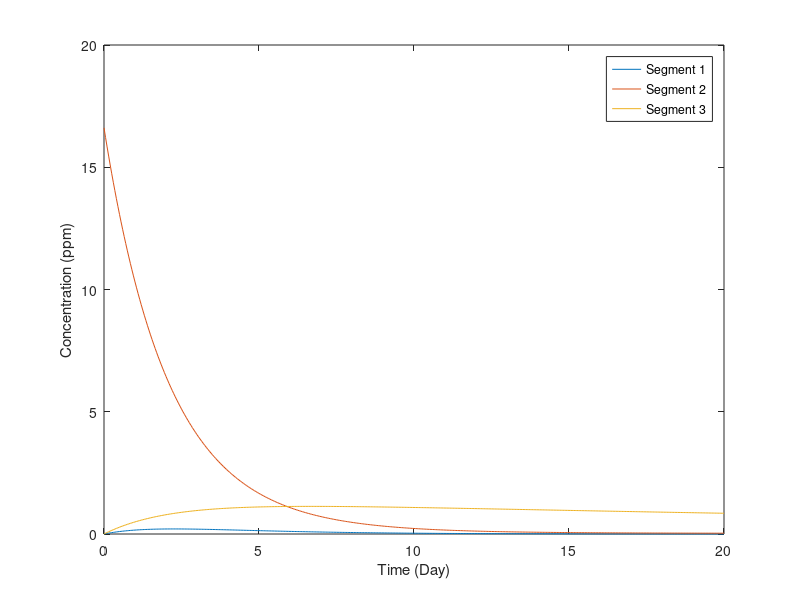

The MATLAB source for this figure:
clc; clear;

A_surface = [280, 280, 280]; % km^2
depth = [4.3, 4.3, 4.3]; % m

segmentVolume = zeros(1, 3); % km^3
for i = 1:length(segmentVolume)
    segmentVolume(i) = A_surface(i) * depth(i)/1000;
end

W = 20; % kg into segment 2 (since one load is applied no need for an array)
W_s = 0.02; % km/yr
Q_12 = 170; % km^3/yr
Q_23 = 10; % km^3/yr
Q_2_out = 180; % km^3/yr
E_prime_12 = 6.5; % km^3/yr
E_prime_23 = 6.5; % km^3/yr

length_12 = 16.7; % km
length_23 = 16.7; % km
A_cross_12 = length_12 * ((depth(1) + depth(2))/2000); % km^2
A_cross_23 = length_23 * ((depth(2) + depth(3))/2000); % km^2

timeStep = 0.05; % day
inspectedTime = 20; % day

c_1 = zeros(1, inspectedTime/timeStep); % concentration of segment 1 over time (kg/km^3)
c_2 = zeros(1, inspectedTime/timeStep); % concentration of segment 2 over time (kg/km^3)
c_3 = zeros(1, inspectedTime/timeStep); % concentration of segment 3 over time (kg/km^3)

c_2(1) = W/(segmentVolume(2)); % kg/km^3

% apply explicit FTBS method
alpha = 1;
beta = 0;

for i = 2:(inspectedTime/timeStep) + 1
    % eq 12.13 chapra (modified)
    c_1(i) = ((1 - ((timeStep/(segmentVolume(1) * 365)) * ((Q_12 * alpha) + E_prime_12 + (W_s * A_surface(1))))) * c_1(i - 1)) - ((timeStep/(segmentVolume(1) * 365)) * (((Q_12 * beta) - E_prime_12) * c_2(i - 1)));
    c_2(i) = -((timeStep/(segmentVolume(2) * 365)) * (-(Q_12 * alpha) - E_prime_12) * c_1(i - 1)) + ((1 - ((timeStep/(segmentVolume(2) * 365)) * (-(Q_12 * beta) + (Q_23 * alpha) + E_prime_12 + E_prime_23 + (W_s * A_surface(2)) + Q_2_out))) * c_2(i - 1)) - ((timeStep/(segmentVolume(2) * 365)) * (((Q_23 * beta) - E_prime_23) * c_3(i - 1)));
    c_3(i) = -((timeStep/(segmentVolume(3) * 365)) * (-(Q_23 * alpha) - E_prime_23) * c_2(i - 1)) + ((1 - ((timeStep/(segmentVolume(3) * 365)) * (-(Q_23 * beta) + E_prime_23 + (W_s * A_surface(3))))) * c_3(i - 1));
end

% initiating plot with labels
figure;
x = 0:timeStep:inspectedTime;
plot(x, c_1);
hold on;

plot(x, c_2);
plot(x, c_3);
xlabel('Time (Day)');
ylabel('Concentration (ppm)');
legend('Segment 1', 'Segment 2', 'Segment 3');
hold off;


